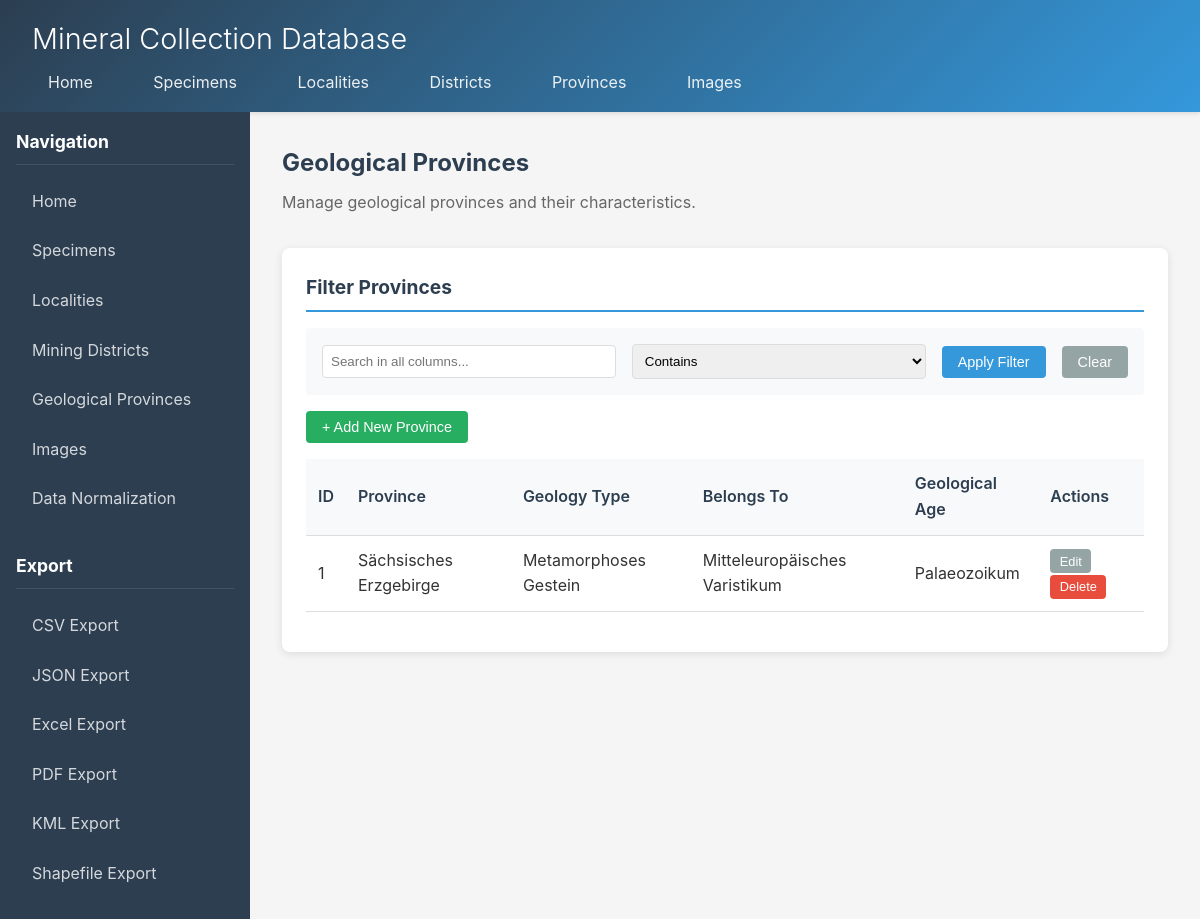
Page /provinz on the committed database.
### tables this page shows
CREATE TABLE geologischeprovinz (
        gid INTEGER PRIMARY KEY AUTOINCREMENT,
        provinz TEXT NOT NULL,
        geologie_typ TEXT,
        gehoert_zu TEXT,
        erdalter TEXT
    );

### app.py (the view)
@app.route('/provinz')
def provinz_page():
    conn = get_db()
    cursor = conn.cursor()
    filter_text = request.args.get('filter', '')
    match_mode = request.args.get('match_mode', 'contains')
    columns = ['gid', 'provinz', 'geologie_typ', 'gehoert_zu', 'erdalter']
    where_clause, params = build_filter_clause(columns, filter_text, match_mode)
    cursor.execute(f"SELECT * FROM geologischeprovinz {where_clause} ORDER BY provinz", params)
    provinces = [dict(row) for row in cursor.fetchall()]
    conn.close()
    return render_template('provinz.html', provinces=provinces, filter_text=filter_text, match_mode=match_mode)

### app.py (called while the page is built, shortened)
def get_db():
    conn = sqlite3.connect(DB_PATH)
    conn.row_factory = sqlite3.Row
    conn.execute("PRAGMA foreign_keys = ON")
    return conn

def build_filter_clause(columns, filter_text, match_mode='contains'):
    if not filter_text:
        return '', []

### templates/provinz.html (shortened to what this page needs)
{% extends "base.html" %}
{% block content %}
<div class="content-header">
    <h2>Geological Provinces</h2>
    <p>Manage geological provinces and their characteristics.</p>
</div>
<div class="card">
    <h3>Filter Provinces</h3>
    <div class="filter-bar">
        <input type="text" id="filter-input" placeholder="Search in all columns..." value="{{ filter_text }}">
        <select id="match-mode">
            <option value="contains" {% if match_mode == 'contains' %}selected{% endif %}>Contains</option>
        </select>
        <button class="btn" onclick="applyFilter()">Apply Filter</button>
        <button class="btn btn-secondary" onclick="clearFilter()">Clear</button>
    </div>
    <div style="margin-bottom: 1rem;">
        <button class="btn btn-success" onclick="openCreateModal()">+ Add New Province</button>
    </div>
    <div class="table-container">
        <table>
            <thead>
                <tr>
                    <th>ID</th>
                    <th>Province</th>
                    <th>Geology Type</th>
                    <th>Belongs To</th>
                    <th>Geological Age</th>
                    <th>Actions</th>
                </tr>
            </thead>
            <tbody>
                {% for province in provinces %}
                <tr>
                    <td>{{ province.gid }}</td>
                    <td>{{ province.provinz or '-' }}</td>
                    <td>{{ province.geologie_typ or '-' }}</td>
                    <td>{{ province.gehoert_zu or '-' }}</td>
                    <td>{{ province.erdalter or '-' }}</td>
                    <td>
                        <button class="btn btn-sm btn-secondary" onclick="openEditModal({{ province.gid }})">Edit</button>
                        <button class="btn btn-sm btn-danger" onclick="confirmDelete('Are you sure you want to delete this province?', function() { deleteProvinz({{ province.gid }}) })">Delete</button>
                    </td>
                </tr>
                {% endfor %}
            </tbody>
        </table>
    </div>
</div>
{% endblock %}

### templates/base.html (style rules this page uses)
* { margin: 0; padding: 0; box-sizing: border-box; }
body { font-family: -apple-system, BlinkMacSystemFont, 'Segoe UI', Roboto, Oxygen, Ubuntu, Cantarell, sans-serif; background-color: #f5f5f5; color: #333; line-height: 1.6; }
.content-header { margin-bottom: 2rem; }
.content-header h2 { font-size: 1.5rem; color: #2c3e50; margin-bottom: 0.5rem; }
.content-header p { color: #666; }
.card { background: white; border-radius: 8px; box-shadow: 0 2px 8px rgba(0,0,0,0.1); padding: 1.5rem; margin-bottom: 2rem; }
.card h3 { font-size: 1.2rem; color: #2c3e50; margin-bottom: 1rem; padding-bottom: 0.5rem; border-bottom: 2px solid #3498db; }
.btn { display: inline-block; padding: 0.5rem 1rem; background: #3498db; color: white; border: none; border-radius: 4px; cursor: pointer; text-decoration: none; font-size: 0.9rem; transition: all 0.3s ease; }
.btn-secondary { background: #95a5a6; }
.btn-danger { background: #e74c3c; }
.btn-success { background: #27ae60; }
.btn-sm { padding: 0.3rem 0.6rem; font-size: 0.8rem; }
.table-container { overflow-x: auto; }
table { width: 100%; border-collapse: collapse; margin-bottom: 1rem; }
th, td { padding: 0.75rem; text-align: left; border-bottom: 1px solid #ddd; }
th { background: #f8f9fa; font-weight: 600; color: #2c3e50; position: sticky; top: 0; }
.filter-bar { background: #f8f9fa; padding: 1rem; border-radius: 4px; margin-bottom: 1rem; display: flex; gap: 1rem; align-items: center; }
.filter-bar input, .filter-bar select { flex: 1; padding: 0.5rem; border: 1px solid #ddd; border-radius: 4px; }

### rows in the picture
geologischeprovinz: gid "1", provinz "Sächsisches Erzgebirge", geologie_typ "Metamorphoses Gestein", gehoert_zu "Mitteleuropäisches Varistikum", erdalter "Palaeozoikum"
